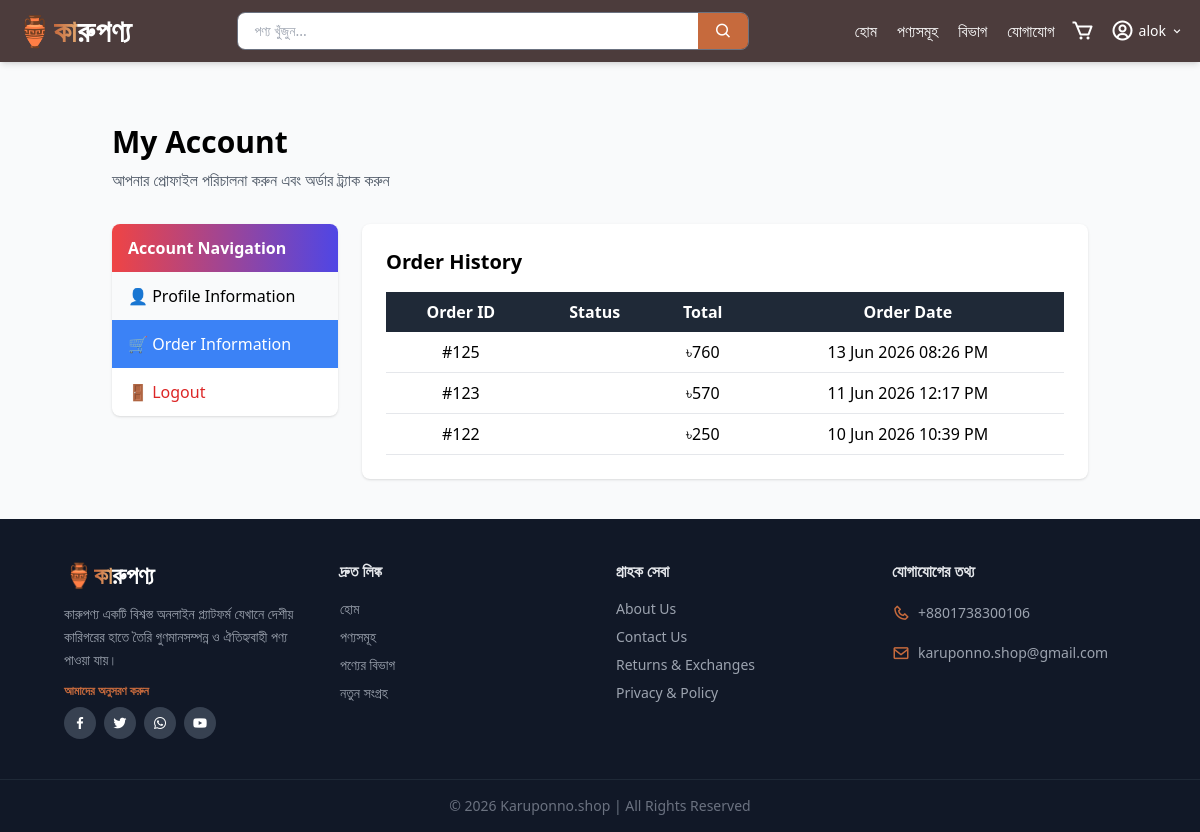
The page /profile/?tab=order (signed in) on the database as committed earlier.
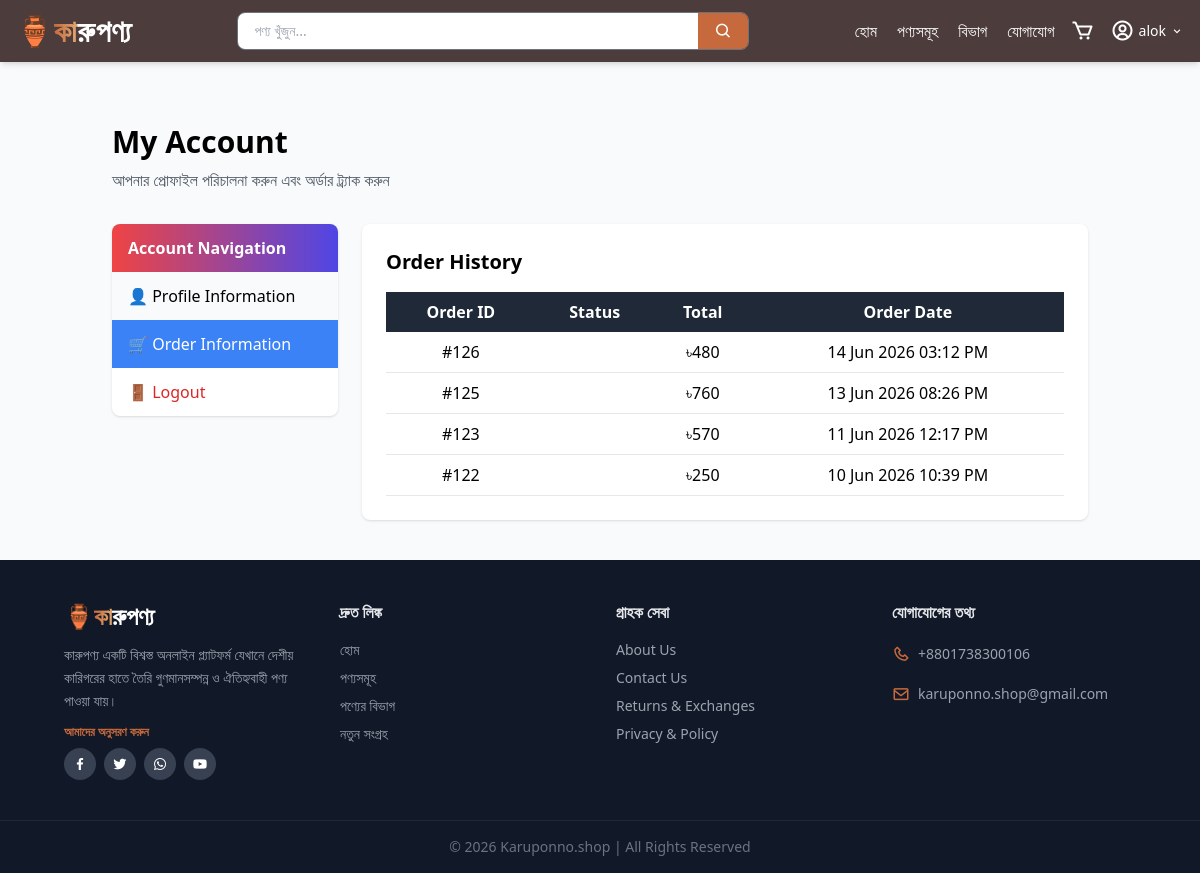
The same page on the database as committed later.
### backend/models.py (models this page shows, shortened)
class Order(models.Model):
    user=models.ForeignKey(User,on_delete=models.CASCADE, null=True, blank=True)
    order_id=models.CharField(max_length=20,blank=True,null=True)
    full_name=models.CharField(max_length=20)
    phone=models.CharField(max_length=20,blank=True)
    address=models.TextField()
    location=models.CharField(max_length=50,blank=True,null=True)
    order_total=models.IntegerField(blank=True,null=True)
    order_status=models.CharField(max_length=20,
                                  choices=(('Pending','Pending'),
                                   ('Processing','Processing'),
                                   ('Completed','Completed'),
                                   ('Cancelled','Cancelled'),
                                  ),default='Pending')
    payment_type=models.CharField(max_length=50,null=True,blank=True)
    payment_status=models.CharField(max_length=20,default="Pending")
    transection_id=models.CharField(max_length=200,null=True,blank=True)
    created_date=models.DateTimeField(auto_now_add=True)

### backend/views/home_views.py (the view)
# urls.py: path('profile/',views.profile,name='profile'),
@login_required(login_url='/login/')
def profile(request):
    tab=request.GET.get('tab')
    customer,created=Customer.objects.get_or_create(user=request.user)
    orders = Order.objects.filter(user=request.user).order_by('-created_date')
    total_orders = orders.count()
    total_spent = sum(order.order_total for order in orders)
    order_history_active=(tab=='order')
    return render(request,'shop/profile.html',{
        "customer":customer,
        "orders":orders,
        "total_orders":total_orders,
        "total_spent":total_spent,
        "order_history_active":order_history_active,
    })

### backend/context_processors.py (called while the page is built)
def cart_item_count(request):
    if request.user.is_authenticated:
        cart_items = Cart.objects.filter(user=request.user)
        total_items = sum(item.quantity for item in cart_items)
    else:
        total_items = 0
    return {'cart_item_count': total_items}

### backend/templates/shop/profile.html (shortened to what this page needs)
{% extends "base.html" %}
{% block content %}
<div class="max-w-5xl mx-auto py-10 px-6 mt-10">
    <div class="mb-8">
        <h1 class="text-3xl font-bold">My Account</h1>
        <p class="text-gray-600 mt-2">
            আপনার প্রোফাইল পরিচালনা করুন এবং অর্ডার ট্র্যাক করুন
        </p>
    </div>
    <div class="grid grid-cols-1 md:grid-cols-4 gap-6">
        <div class="md:col-span-1">
            <div class="bg-white shadow rounded-lg overflow-hidden">
                <div class="bg-gradient-to-r from-red-500 to-indigo-600 text-white px-4 py-3 font-semibold">
                    Account Navigation
                </div>
                <a href="?tab=profile"
                   class="block px-4 py-3 hover:bg-blue-100 transition
                   {% if not order_history_active %}bg-blue-500 text-white{% else %}bg-gray-50{% endif %}">
                    👤 Profile Information
                </a>
                <a href="?tab=order"
                   class="block px-4 py-3 hover:bg-blue-100 transition
                   {% if order_history_active %}bg-blue-500 text-white{% else %}bg-gray-50{% endif %}">
                    🛒 Order Information
                </a>
                <a href="/logout/"
                   class="block px-4 py-3 text-red-600 hover:bg-red-50 transition">
                    🚪 Logout
                </a>
            </div>
        </div>
        <div class="md:col-span-3">
            {% if order_history_active %}
            <div class="bg-white shadow rounded-lg p-6">
                <h2 class="text-xl font-semibold mb-4">Order History</h2>
                {% if orders %}
                <div class="overflow-x-auto">
                    <table class="w-full text-center border-collapse">
                        <thead>
                            <tr class="bg-gray-800 text-white">
                                <th class="p-2">Order ID</th>
                                <th class="p-2">Status</th>
                                <th class="p-2">Total</th>
                                <th class="p-2">Order Date</th>
                            </tr>
                        </thead>
                        <tbody>
                            {% for order in orders %}
                            <tr class="border-b">
                                <td class="p-2">#{{ order.id }}</td>
                                <td class="p-2">
                                </td>
                                <td class="p-2">৳{{ order.order_total }}</td>
                                <td class="p-2">{{ order.created_date|date:"d M Y h:i A" }}</td>
                            </tr>
                            {% endfor %}
                        </tbody>
                    </table>
                </div>
                {% else %}
                <p class="text-gray-500">You have not placed any orders yet.</p>
                {% endif %}
            </div>
            {% endif %}
        </div>
    </div>
</div>
{% endblock %}

### backend/templates/base.html (shortened to what this page needs)
{% load static %}
<!doctype html>
<html lang="en">
<head>
    <script src="https://cdn.tailwindcss.com"></script>
    <link href='https://unpkg.com/boxicons@2.1.4/css/boxicons.min.css' rel='stylesheet'>
</head>
<body class="flex flex-col min-h-screen bg-gray-50">
    <header>
        <nav class="bg-[#4C3C3C] text-white shadow-md fixed top-0 left-0 w-full z-50">
            <div class="max-w-7xl mx-auto px-4 py-3 flex items-center justify-between gap-4">
                <a href="{% url 'backend:home' %}" class="shrink-0">
                    <span class="font-extrabold text-2xl md:text-3xl tracking-wide">
                        🏺<span class="bg-gradient-to-r from-[#C66A3D] to-[#E2A76F] bg-clip-text text-transparent">কা</span><span class="text-white">রুপণ্য</span>
                    </span>
                </a>
                <form action="{% url 'backend:product_list' %}" method="GET"
                    class="hidden md:flex flex-1 max-w-lg">
                    <div class="flex w-full rounded-lg overflow-hidden border border-gray-500">
                        <input type="text" name="q" value="{{ request.GET.q }}"
                            placeholder="পণ্য খুঁজুন..."
                            class="w-full px-4 py-2 text-sm text-black outline-none" />
                        <button type="submit"
                            class="bg-[#C66A3D] hover:bg-[#a8532c] px-4 text-white transition">
                            <i class='bx bx-search text-lg'></i>
                        </button>
                    </div>
                </form>
                <div class="flex items-center gap-4">
                    <div class="hidden md:flex items-center gap-5 text-md font-medium">
                        <a href="/" class="hover:text-[#C66A3D] transition">হোম</a>
                        <a href="{% url 'backend:product_list' %}" class="hover:text-[#C66A3D] transition">পণ্যসমূহ</a>
                        <a href="{% url 'backend:category' %}" class="hover:text-[#C66A3D] transition">বিভাগ</a>
                        <a href="{% url 'backend:contact' %}" class="hover:text-[#C66A3D] transition">যোগাযোগ</a>
                    </div>
                    {% if user.is_authenticated %}
                    <a href="{% url 'backend:cart_list' %}" class="relative hover:text-[#C66A3D] transition">
                        <i class='bx bx-cart text-2xl'></i>
                    </a>
                    {% endif %}
                    {% if user.is_authenticated %}
                    <div class="relative group">
                        <button class="flex items-center gap-1 hover:text-[#C66A3D] transition text-sm">
                            <i class='bx bx-user-circle text-2xl'></i>
                            <span class="hidden md:block">{{ user.username }}</span>
                            <i class='bx bx-chevron-down hidden md:block'></i>
                        </button>
                    </div>
                    {% endif %}
                </div>
            </div>
        </nav>
    </header>
    <main class="flex-1 mt-11 ">
        {% block content %}{% endblock %}
    </main>
    <footer class="bg-gray-900 text-white mt-auto">
        <div class="max-w-7xl mx-auto px-4 md:px-8 lg:px-16 py-10 grid grid-cols-2 lg:grid-cols-4 gap-8">
            <div class="col-span-2 lg:col-span-1">
                <span class="font-extrabold text-2xl">
                    🏺<span class="bg-gradient-to-r from-[#C66A3D] to-[#E2A76F] bg-clip-text text-transparent">কা</span><span class="text-white">রুপণ্য</span>
                </span>
                <p class="mt-3 text-sm text-gray-400 leading-relaxed">কারুপণ্য একটি বিশ্বস্ত অনলাইন প্ল্যাটফর্ম যেখানে দেশীয় কারিগরের হাতে তৈরি গুণমানসম্পন্ন ও ঐতিহ্যবাহী পণ্য পাওয়া যায়।</p>
                <p class="text-xs text-[#C66A3D] font-semibold mt-3 mb-2">আমাদের অনুসরণ করুন</p>
                <div class="flex gap-2">
                    <a href="https://www.facebook.com/share/1Fakjm2nTc/"
                        class="w-8 h-8 flex items-center justify-center rounded-full bg-gray-700 hover:bg-blue-600 transition">
                        <i class='bx bxl-facebook'></i>
                    </a>
                    <a href="#" class="w-8 h-8 flex items-center justify-center rounded-full bg-gray-700 hover:bg-sky-500 transition">
                        <i class='bx bxl-twitter'></i>
                    </a>
                    <a href="https://wa.me/8801939463585?text=Hello!%20I%20want%20to%20order" class="w-8 h-8 flex items-center justify-center rounded-full bg-gray-700 hover:bg-green-500 transition">
                        <i class='bx bxl-whatsapp'></i>
                    </a>
                    <a href="#" class="w-8 h-8 flex items-center justify-center rounded-full bg-gray-700 hover:bg-red-600 transition">
                        <i class='bx bxl-youtube'></i>
                    </a>
                </div>
            </div>
            <div>
                <h6 class="font-semibold mb-4 text-gray-200">দ্রুত লিঙ্ক</h6>
                <ul class="space-y-2 text-sm">
                    <li><a href="/" class="text-gray-400 hover:text-[#C66A3D] transition">হোম</a></li>
                    <li><a href="{% url 'backend:product_list' %}" class="text-gray-400 hover:text-[#C66A3D] transition">পণ্যসমূহ</a></li>
                    <li><a href="{% url 'backend:category' %}" class="text-gray-400 hover:text-[#C66A3D] transition">পণ্যের বিভাগ</a></li>
                    <li><a href="{% url 'backend:new_arrival' %}" class="text-gray-400 hover:text-[#C66A3D] transition">নতুন সংগ্রহ</a></li>
                </ul>
            </div>
            <div>
                <h6 class="font-semibold mb-4 text-gray-200">গ্রাহক সেবা</h6>
                <ul class="space-y-2 text-sm">
                    <li><a href="{% url 'backend:about' %}" class="text-gray-400 hover:text-[#C66A3D] transition">About Us</a></li>
                    <li><a href="{% url 'backend:contact' %}" class="text-gray-400 hover:text-[#C66A3D] transition">Contact Us</a></li>
                    <li><a href="{% url 'backend:returns' %}" class="text-gray-400 hover:text-[#C66A3D] transition">Returns & Exchanges</a></li>
                    <li><a href="{% url 'backend:about' %}" class="text-gray-400 hover:text-[#C66A3D] transition">Privacy & Policy</a></li>
                </ul>
            </div>
            <div>
                <h6 class="font-semibold mb-4 text-gray-200">যোগাযোগের তথ্য</h6>
                <ul class="space-y-3 text-sm text-gray-400">
                    <li class="flex items-center gap-2">
                        <i class='bx bx-phone text-[#C66A3D] text-lg'></i> +8801738300106
                    </li>
                    <li class="flex items-center gap-2">
                        <i class='bx bx-envelope text-[#C66A3D] text-lg'></i> karuponno.shop@gmail.com
                    </li>
                </ul>
            </div>
        </div>
        <div class="text-center border-t border-gray-800 py-4 text-sm text-gray-500">
            © 2026 Karuponno.shop | All Rights Reserved
        </div>
    </footer>
</body>
</html>

Rows that differ between the two databases and show on the page:
added Order: id "126", order_total "480", created_date "14 Jun 2026 03:12 PM"
